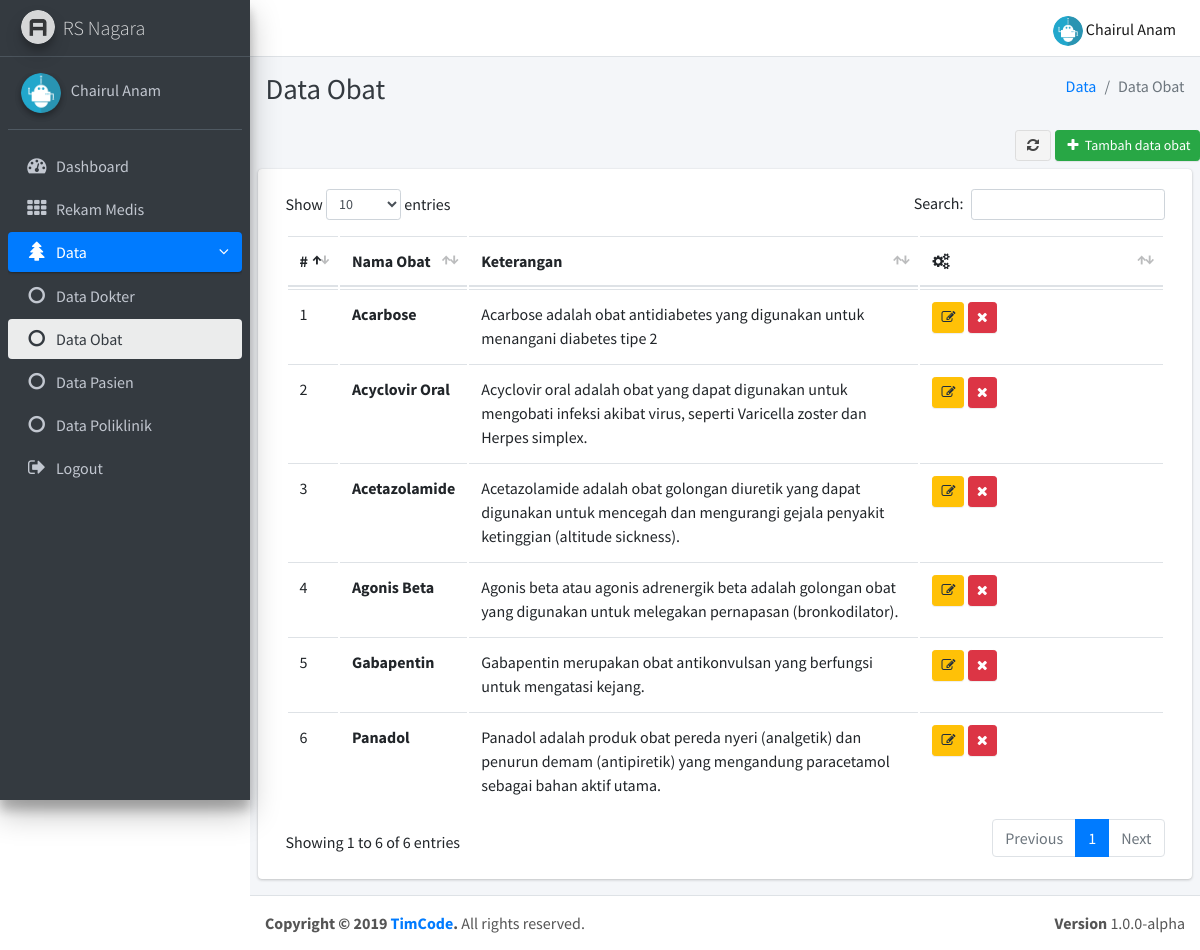
The page /obat/index.php (signed in) on the database its author committed.
### tables this page shows
CREATE TABLE `tbl_user` (
  `id_user` int(11) NOT NULL,
  `nama` varchar(100) NOT NULL,
  `username` varchar(50) NOT NULL,
  `password` varchar(100) NOT NULL,
  `alamat` text NOT NULL,
  `img` varchar(128) NOT NULL,
  `role` enum('1','0') NOT NULL
);

CREATE TABLE `tbl_obat` (
  `id_obat` int(11) NOT NULL,
  `nama_obat` varchar(50) NOT NULL,
  `ket_obat` text NOT NULL
);

### config/autoload.php (called while the page is built, shortened)
<?php
function base_url($url = null)
{
    $base_url = "http://localhost/native/rumah_sakit";
    if ($url != null) {
        return $base_url . "/" . $url;
    } else {
        return $base_url;
    }
}

### function/obat_function.php (called while the page is built, shortened)
<?php
include_once('../config/database.php');
function select($query)
{
    global $conn;
    $result = mysqli_query($conn, $query);
    $rows = [];
    while ($row = mysqli_fetch_assoc($result)) {
        $rows[] = $row;
    }
    return $rows;
}

### obat/index.php (the view, shortened to what this page needs)
<?php
$menu = "Data";
$title = "Data Obat"; ?>
<?php include_once('../templates/header.php'); ?>
<?php include_once('../templates/navbar.php'); ?>
<?php include_once('../templates/sidebar.php'); ?>
<?php require_once('../function/obat_function.php');
$obat = select("SELECT * FROM tbl_obat");
?>
<div class="content-wrapper">
    <div class="content-header">
        <div class="container-fluid">
            <div class="row mb-2">
                <div class="col-sm-6">
                    <h1 class="m-0 text-dark"><?= $title; ?></h1>
                </div>
                <div class="col-sm-6">
                    <ol class="breadcrumb float-sm-right">
                        <li class="breadcrumb-item"><a href="#">Data</a></li>
                        <li class="breadcrumb-item active"><?= $title; ?></li>
                    </ol>
                </div>
            </div>
        </div>
    </div>
    <section class="content" style="align:center">
        <div class="row justify-content-center">
            <div class="col-12  mb-2">
                <div class="row justify-content-end">
                    <a href="" class="btn btn-default btn-sm mr-1"><i class="fa fa-fw fa-refresh"></i></a>
                    <a href="<?= base_url("obat/add.php"); ?>" class="btn btn-success btn-sm "><i class="fa fa-fw fa-plus"></i> Tambah data obat</a>
                </div>
            </div>
            <div class="col-12">
                <div class="card">
                    <div class="card-body  ">
                        <table class="table table-hover" id="table_obat">
                            <thead>
                                <tr>
                                    <th>#</th>
                                    <th>Nama Obat</th>
                                    <th>Keterangan</th>
                                    <th style="width:200px;"><i class="fa fa-cogs"></i></th>
                                </tr>
                            </thead>
                            <tbody>
                                <?php $i = 1; ?>
                                <?php foreach ($obat as $obt) : ?>
                                    <tr>
                                        <td><?= $i; ?></td>
                                        <th><?= $obt['nama_obat']; ?></th>
                                        <td><?= $obt['ket_obat']; ?></td>
                                        <td>
                                            <a href="update.php?id=<?= $obt['id_obat']; ?>" class="btn btn-warning btn-sm"> <i class="fa fa-edit"></i></a>
                                            <a href="delete.php?id=<?= $obt['id_obat']; ?>" class="btn btn-danger btn-sm"> <i class="fa fa-remove"></i></a></td>
                                    </tr>
                                    <?php $i++ ?>
                                <?php endforeach; ?>
                            </tbody>
                        </table>
                    </div>
                </div>
            </div>
        </div>
    </section>
</div>
<?php require_once('../templates/footer.php') ?>

### templates/header.php (shortened to what this page needs)
<?php
require_once('../function/obat_function.php');
$id = $_SESSION['id'];
$session = select("SELECT * FROM tbl_user WHERE id_user = '$id'")[0];
?>
<?php require_once('../config/autoload.php'); ?>
<!DOCTYPE html>
<html>
<head>
    <link rel="stylesheet" href="<?= base_url("assets/template/") ?>plugins/font-awesome/css/font-awesome.min.css">
    <link rel="stylesheet" href="https://code.ionicframework.com/ionicons/2.0.1/css/ionicons.min.css">
    <link rel="stylesheet" href="<?= base_url("assets/template/") ?>dist/css/adminlte.min.css">
    <link rel="stylesheet" href="<?= base_url("style.css") ?>">
    <link rel="stylesheet" href="<?= base_url("assets/template/") ?>plugins/iCheck/flat/blue.css">
    <link rel="stylesheet" href="<?= base_url("assets/template/") ?>plugins/morris/morris.css">
    <link rel="stylesheet" href="<?= base_url("assets/template/") ?>plugins/jvectormap/jquery-jvectormap-1.2.2.css">
    <link rel="stylesheet" href="<?= base_url("assets/template/") ?>plugins/datepicker/datepicker3.css">
    <link rel="stylesheet" href="<?= base_url("assets/template/") ?>plugins/daterangepicker/daterangepicker-bs3.css">
    <link rel="stylesheet" href="<?= base_url("assets/template/") ?>plugins/bootstrap-wysihtml5/bootstrap3-wysihtml5.min.css">
    <link rel="stylesheet" href="<?= base_url("assets/template/") ?>plugins/datatables/dataTables.bootstrap4.css">
</head>
<body class="hold-transition sidebar-mini">

### templates/navbar.php (shortened to what this page needs)
<div class="wrapper">
    <nav class="main-header navbar navbar-expand bg-white navbar-light border-bottom">
        <ul class="navbar-nav ml-auto">
            <li class="nav-item dropdown show">
                <a class="nav-link" data-toggle="dropdown" href="#" aria-expanded="true">
                    <img src="<?= base_url("assets/img/profile/") . $session['img']; ?>" width="30" height="30" class="img-circle" alt="User Image">
                    <?= $session['nama'] ?>
                </a>
            </li>
        </ul>
    </nav>

### templates/sidebar.php
<?php
require_once('../function/obat_function.php');
?>
<aside class="main-sidebar sidebar-dark-primary elevation-4">
    <a href="<?= base_url(); ?>" class="brand-link">
        <img src="<?= base_url("assets/template/") ?>dist/img/AdminLTELogo.png" alt="AdminLTE Logo" class="brand-image img-circle elevation-3" style="opacity: .8">
        <span class="brand-text font-weight-light">RS Nagara</span>
    </a>
    <div class="sidebar">
        <div class="user-panel mt-3 pb-3 mb-3 d-flex">
            <div class="image">
                <img src="<?= base_url("assets/img/profile/") . $session['img']; ?>" style="width:40px; height:40px;" class="img-circle elevation-2" alt="User Image">
            </div>
            <div class="info">
                <a href="<?= base_url("user") ?>" class="d-block"><?= $session['nama']; ?></a>
            </div>
        </div>
        <nav class="mt-2">
            <ul class="nav nav-pills nav-sidebar flex-column" data-widget="treeview" role="menu" data-accordion="false">
                <li class="nav-item rm">
                    <?php if ($title == "Dashboard") : ?>
                        <a href="<?= base_url("Dashboard") ?>" class="nav-link active ">
                        <?php else : ?>
                            <a href="<?= base_url("Dashboard") ?>" class="nav-link ">
                            <?php endif; ?>
                            <i class="nav-icon fa fa-dashboard"></i>
                            <p>
                                Dashboard
                            </p>
                        </a>
                </li>
                <li class="nav-item">
                    <?php if ($title == "Rekam Medis") : ?>
                        <a href="<?= base_url("rekam_medis") ?>" class="nav-link active ">
                        <?php else : ?>
                            <a href="<?= base_url("rekam_medis") ?>" class="nav-link ">
                            <?php endif; ?>
                            <i class="nav-icon fa fa-th"></i>
                            <p>
                                Rekam Medis
                            </p>
                        </a>
                </li>
                <?php if ($menu == "Data") : ?>
                    <li class="nav-item has-treeview menu-open">
                    <?php else : ?>
                    <li class="nav-item has-treeview ">
                    <?php endif; ?>
                    <?php if ($menu == "Data") : ?>
                        <a href="#" class="nav-link active">
                        <?php else : ?>
                            <a href="#" class="nav-link ">
                            <?php endif; ?>
                            <i class="nav-icon fa fa-tree"></i>
                            <p>
                                Data
                                <i class="fa fa-angle-left right"></i>
                            </p>
                        </a>
                        <ul class="nav nav-treeview">
                            <li class="nav-item">
                                <?php if ($title == "Data Dokter") : ?>
                                    <a href="<?= base_url("dokter/index.php") ?>" class="nav-link active">
                                    <?php else : ?>
                                        <a href="<?= base_url("dokter/index.php") ?>" class="nav-link ">
                                        <?php endif; ?>
                                        <i class="fa fa-circle-o nav-icon"></i>
                                        <p>Data Dokter</p>
                                    </a>
                            </li>
                            <li class="nav-item ">
                                <?php if ($title == "Data Obat") : ?>
                                    <a href="<?= base_url("obat/index.php") ?>" class="nav-link active">
                                    <?php else : ?>
                                        <a href="<?= base_url("obat/index.php") ?>" class="nav-link ">
                                        <?php endif; ?>
                                        <i class="fa fa-circle-o nav-icon"></i>
                                        <p>Data Obat</p>
                                    </a>
                            </li>
                            <li class="nav-item">
                                <?php if ($title == "Data Pasien") : ?>
                                    <a href="<?= base_url("pasien/index.php") ?>" class="nav-link active">
                                    <?php else : ?>
                                        <a href="<?= base_url("pasien/index.php") ?>" class="nav-link ">
                                        <?php endif; ?>
                                        <i class="fa fa-circle-o nav-icon"></i>
                                        <p>Data Pasien</p>
                                    </a>
                            </li>
                            <li class="nav-item">
                                <?php if ($title == "Data Poliklinik") : ?>
                                    <a href="<?= base_url("poliklinik/index.php") ?>" class="nav-link active">
                                    <?php else : ?>
                                        <a href="<?= base_url("poliklinik/index.php") ?>" class="nav-link ">
                                        <?php endif; ?>
                                        <i class="fa fa-circle-o nav-icon"></i>
                                        <p>Data Poliklinik</p>
                                    </a>
                            </li>
                        </ul>
                </li>
                <li class="nav-item">
                    <a href="<?= base_url("auth/logout.php") ?>" class="nav-link ">
                        <i class="nav-icon fa  fa-sign-out"></i>
                        <p>
                            Logout
                        </p>
                    </a>
                </li>
            </ul>
        </nav>
    </div>
</aside>

### templates/footer.php (shortened to what this page needs)
<footer class="main-footer">
    <strong>Copyright &copy; <?= date('Y'); ?> <a href="#">TimCode</a>.</strong>
    All rights reserved.
    <div class="float-right d-none d-sm-inline-block">
        <b>Version</b> 1.0.0-alpha
    </div>
</footer>
</div>
</body>
</html>

### rows shown on the page
tbl_user: img (picture), nama "Chairul Anam"
tbl_obat: nama_obat "Acarbose", ket_obat "Acarbose adalah obat antidiabetes yang digunakan untuk menangani diabetes tipe 2"
tbl_obat: nama_obat "Acyclovir Oral", ket_obat "Acyclovir oral adalah obat yang dapat digunakan untuk mengobati infeksi akibat virus, seperti Varicella zoster dan Herpes simplex."
tbl_obat: nama_obat "Acetazolamide", ket_obat "Acetazolamide adalah obat golongan diuretik yang dapat digunakan untuk mencegah dan mengurangi gejala penyakit ketinggian (altitude sickness)."
tbl_obat: nama_obat "Agonis Beta", ket_obat "Agonis beta atau agonis adrenergik beta adalah golongan obat yang digunakan untuk melegakan pernapasan (bronkodilator)."
tbl_obat: nama_obat "Gabapentin", ket_obat "Gabapentin merupakan obat antikonvulsan yang berfungsi untuk mengatasi kejang."
tbl_obat: nama_obat "Panadol", ket_obat "Panadol adalah produk obat pereda nyeri (analgetik) dan penurun demam (antipiretik) yang mengandung paracetamol sebagai bahan aktif utama."

### other values the page prints
$title "Data Obat"
